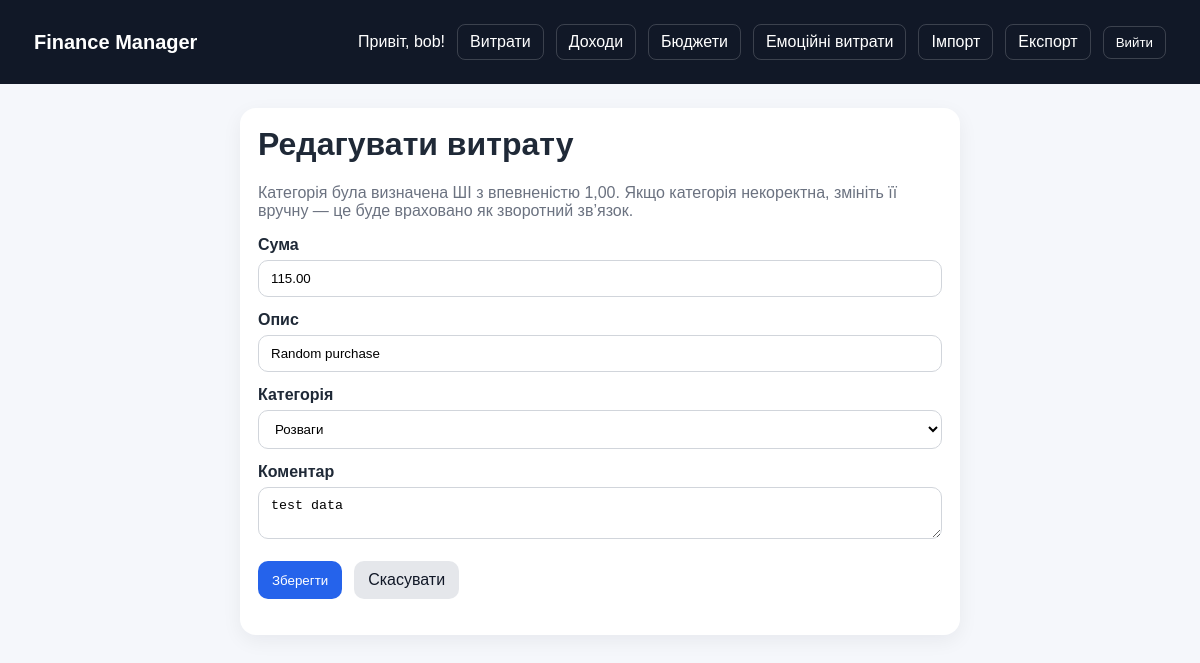
/expenses/edit/42/ (signed in), run on the app's committed database.
### expenses/models.py (models this page shows, shortened)
class Expense(models.Model):
    CATEGORY_CHOICES = [
        ('food', 'Їжа та напої'),
        ('transport', 'Транспорт'),
        ('shopping', 'Шопінг'),
        ('entertainment', 'Розваги'),
        ('bills', 'Комуналка/рахунки'),
        ('health', 'Здоровʼя'),
        ('other', 'Інше'),
    ]
    EMOTIONAL_TAG_CHOICES = [
        ('fast_food', 'Фастфуд / імпульсивна їжа'),
        ('online_shopping', 'Онлайн-шопінг'),
        ('late_night', 'Пізні витрати'),
        ('entertainment', 'Розваги'),
        ('none', 'Не емоційна витрата'),
    ]
    user = models.ForeignKey(User, on_delete=models.CASCADE, related_name='expenses')
    amount = models.DecimalField(max_digits=10, decimal_places=2)
    description = models.CharField(max_length=255)
    created_at = models.DateTimeField(default=timezone.now)
    category = models.CharField(max_length=32, choices=CATEGORY_CHOICES, default='other')
    ml_confidence = models.FloatField(default=0.0)
    is_emotional = models.BooleanField(default=False)
    emotional_tag = models.CharField(
        max_length=32,
        choices=EMOTIONAL_TAG_CHOICES,
        default='none'
    )
    notes = models.TextField(blank=True)
    class Meta:
        ordering = ['-created_at']

### expenses/views.py (the view)
# urls.py: path('expenses/edit/<int:pk>/', views.expense_edit, name='expense_edit'),
@login_required
def expense_edit(request, pk):
    expense = get_object_or_404(Expense, pk=pk, user=request.user)
    old_category = expense.category
    if request.method == 'POST':
        form = ExpenseForm(request.POST, instance=expense)
        if form.is_valid():
            expense = form.save(commit=False)
            new_category = expense.category
            is_emotional, tag = analyze_emotional_expense(expense.description, expense.category, expense.created_at)
            expense.is_emotional = is_emotional
            expense.emotional_tag = tag
            expense.save()
            if old_category != new_category:
                CategoryFeedback.objects.update_or_create(
                    expense=expense,
                    defaults={
                        'original_category': old_category,
                        'corrected_category': new_category,
                    }
                )
            messages.success(request, 'Витрату оновлено.')
            return redirect('expense_list')
    else:
        form = ExpenseForm(instance=expense)
    return render(request, 'expenses/expense_edit.html', {
        'form': form,
        'expense': expense,
    })

### expenses/forms.py
class ExpenseForm(forms.ModelForm):
    class Meta:
        model = Expense
        fields = ['amount', 'description', 'category', 'notes']
        widgets = {
            'description': forms.TextInput(attrs={
                'class': 'w-full border rounded px-3 py-2',
                'placeholder': 'Опишіть витрату (наприклад: "McDonalds lunch")',
            }),
            'amount': forms.NumberInput(attrs={
                'class': 'w-full border rounded px-3 py-2',
                'step': '0.01',
            }),
            'category': forms.Select(attrs={
                'class': 'w-full border rounded px-3 py-2',
            }),
            'notes': forms.Textarea(attrs={
                'class': 'w-full border rounded px-3 py-2',
                'rows': 2,
            }),
        }

### expenses/templates/expenses/expense_edit.html (shortened to what this page needs)
{% extends "expenses/base.html" %}
{% block content %}
<div class="card" style="max-width: 720px; margin: 0 auto;">
    <h1>Редагувати витрату</h1>
    <p class="muted" style="margin-bottom: 16px;">
        Категорія була визначена ШІ з впевненістю {{ expense.ml_confidence|floatformat:2 }}.
        Якщо категорія некоректна, змініть її вручну — це буде враховано як зворотний зв’язок.
    </p>
    <form method="post" class="form-grid">
        <div>
            <label for="{{ form.amount.id_for_label }}">Сума</label>
            {{ form.amount }}
        </div>
        <div>
            <label for="{{ form.description.id_for_label }}">Опис</label>
            {{ form.description }}
        </div>
        <div>
            <label for="{{ form.category.id_for_label }}">Категорія</label>
            {{ form.category }}
        </div>
        <div>
            <label for="{{ form.notes.id_for_label }}">Коментар</label>
            {{ form.notes }}
        </div>
        <div class="actions" style="margin-top: 4px;">
            <button type="submit" class="btn">Зберегти</button>
            <a href="{% url 'expense_list' %}" class="btn btn-light">Скасувати</a>
        </div>
    </form>
</div>
{% endblock %}

### expenses/templates/expenses/base.html (shortened to what this page needs)
<!DOCTYPE html>
<html lang="uk">
<head>
</head>
<body>
    <div class="nav">
        <div class="container">
            <a href="{% url 'dashboard' %}" class="brand">Finance Manager</a>
            <div class="nav-links">
                {% if user.is_authenticated %}
                    <span>Привіт, {{ user.username }}!</span>
                    <a href="{% url 'expense_list' %}">Витрати</a>
                    <a href="{% url 'income_list' %}">Доходи</a>
                    <a href="{% url 'budget_list' %}">Бюджети</a>
                    <a href="{% url 'emotional_report' %}">Емоційні витрати</a>
                    <a href="{% url 'transaction_import' %}">Імпорт</a>
                    <a href="{% url 'transaction_export' %}">Експорт</a>
                    <form method="post" action="{% url 'logout' %}" class="inline">
                        <button type="submit">Вийти</button>
                    </form>
                {% else %}
                    <a href="{% url 'login' %}">Увійти</a>
                    <a href="{% url 'signup' %}">Реєстрація</a>
                {% endif %}
            </div>
        </div>
    </div>
    <div class="container">
        {% block content %}{% endblock %}
    </div>
</body>
</html>

### expenses/templates/expenses/base.html (style rules this page uses)
* { box-sizing: border-box; }
body { font-family: Arial, sans-serif; margin: 0; background: #f5f7fb; color: #1f2937; }
.container { max-width: 1180px; margin: 0 auto; padding: 24px; }
.nav { background: #111827; color: white; }
.nav .container { display: flex; justify-content: space-between; align-items: center; gap: 16px; flex-wrap: wrap; }
.brand { font-weight: 700; font-size: 20px; color: white; text-decoration: none; }
.nav-links { display: flex; gap: 12px; flex-wrap: wrap; align-items: center; }
.nav-links a, .nav-links button { color: white; background: transparent; border: 1px solid rgba(255,255,255,0.18); padding: 8px 12px; border-radius: 8px; text-decoration: none; cursor: pointer; transition: 0.2s ease; }
h1, h2, h3 { margin-top: 0; }
.card { background: white; border-radius: 16px; padding: 18px; box-shadow: 0 6px 20px rgba(15, 23, 42, 0.06); }
.actions { display: flex; gap: 12px; flex-wrap: wrap; margin-bottom: 18px; }
.btn { display: inline-block; padding: 10px 14px; border-radius: 10px; text-decoration: none; background: #2563eb; color: white; border: none; cursor: pointer; transition: 0.2s ease; }
.btn-light { background: #e5e7eb; color: #111827; }
form.inline { display: inline; }
.muted { color: #6b7280; }
.form-grid { display: grid; gap: 14px; }
label { display: block; font-weight: 600; margin-bottom: 6px; }
input, select, textarea { width: 100%; box-sizing: border-box; padding: 10px 12px; border: 1px solid #d1d5db; border-radius: 10px; background: white; }

### data on the page
Expense: ml_confidence "1,00", amount "115.00", description "Random purchase", category "Розваги", notes "test data"

### other printed values
{{ user.username }} "bob"
